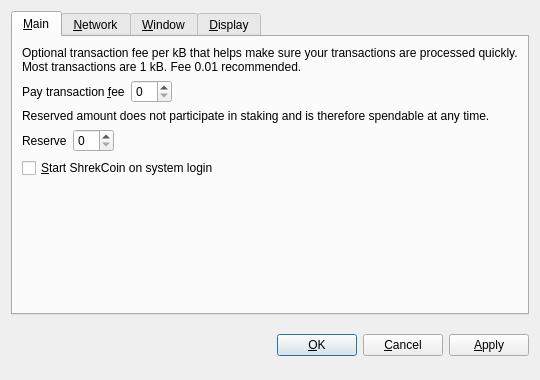
<?xml version="1.0" encoding="UTF-8"?>
<ui version="4.0">
 <class>OptionsDialog</class>
 <widget class="QDialog" name="OptionsDialog">
  <property name="geometry">
   <rect>
    <x>0</x>
    <y>0</y>
    <width>540</width>
    <height>380</height>
   </rect>
  </property>
  <property name="windowTitle">
   <string>Options</string>
  </property>
  <property name="modal">
   <bool>true</bool>
  </property>
  <layout class="QVBoxLayout" name="verticalLayout">
   <item>
    <widget class="QTabWidget" name="tabWidget">
     <property name="tabPosition">
      <enum>QTabWidget::North</enum>
     </property>
     <property name="currentIndex">
      <number>0</number>
     </property>
     <widget class="QWidget" name="tabMain">
      <attribute name="title">
       <string>&amp;Main</string>
      </attribute>
      <layout class="QVBoxLayout" name="verticalLayout_Main">
       <item>
        <widget class="QLabel" name="transactionFeeInfoLabel">
         <property name="text">
          <string>Optional transaction fee per kB that helps make sure your transactions are processed quickly. Most transactions are 1 kB. Fee 0.01 recommended.</string>
         </property>
         <property name="textFormat">
          <enum>Qt::PlainText</enum>
         </property>
         <property name="wordWrap">
          <bool>true</bool>
         </property>
        </widget>
       </item>
       <item>
        <layout class="QHBoxLayout" name="horizontalLayoutFee">
         <item>
          <widget class="QLabel" name="transactionFeeLabel">
           <property name="text">
            <string>Pay transaction &amp;fee</string>
           </property>
           <property name="textFormat">
            <enum>Qt::PlainText</enum>
           </property>
           <property name="buddy">
            <cstring>transactionFee</cstring>
           </property>
          </widget>
         </item>
         <item>
          <widget class="BitcoinAmountField" name="transactionFee"/>
         </item>
         <item>
          <spacer name="horizontalSpacerFee">
           <property name="orientation">
            <enum>Qt::Horizontal</enum>
           </property>
           <property name="sizeHint" stdset="0">
            <size>
             <width>40</width>
             <height>20</height>
            </size>
           </property>
          </spacer>
         </item>
        </layout>
       </item>
       <item>
        <widget class="QLabel" name="reserveBalanceInfoLabel">
         <property name="text">
          <string>Reserved amount does not participate in staking and is therefore spendable at any time.</string>
         </property>
         <property name="textFormat">
          <enum>Qt::PlainText</enum>
         </property>
         <property name="wordWrap">
          <bool>true</bool>
         </property>
        </widget>
       </item>
       <item>
        <layout class="QHBoxLayout" name="horizontalLayoutReserveBalance">
         <item>
          <widget class="QLabel" name="reserveBalanceLabel">
           <property name="text">
            <string>Reserve</string>
           </property>
           <property name="textFormat">
            <enum>Qt::PlainText</enum>
           </property>
           <property name="buddy">
            <cstring>reserveBalance</cstring>
           </property>
          </widget>
         </item>
         <item>
          <widget class="BitcoinAmountField" name="reserveBalance"/>
         </item>
         <item>
          <spacer name="horizontalSpacerReserveBalance">
           <property name="orientation">
            <enum>Qt::Horizontal</enum>
           </property>
           <property name="sizeHint" stdset="0">
            <size>
             <width>40</width>
             <height>20</height>
            </size>
           </property>
          </spacer>
         </item>
        </layout>
       </item>
       <item>
        <widget class="QCheckBox" name="bitcoinAtStartup">
         <property name="toolTip">
          <string>Automatically start ShrekCoin after logging in to the system.</string>
         </property>
         <property name="text">
          <string>&amp;Start ShrekCoin on system login</string>
         </property>
        </widget>
       </item>
       <item>
        <spacer name="verticalSpacer_Main">
         <property name="orientation">
          <enum>Qt::Vertical</enum>
         </property>
         <property name="sizeHint" stdset="0">
          <size>
           <width>20</width>
           <height>40</height>
          </size>
         </property>
        </spacer>
       </item>
      </layout>
     </widget>
     <widget class="QWidget" name="tabNetwork">
      <attribute name="title">
       <string>&amp;Network</string>
      </attribute>
      <layout class="QVBoxLayout" name="verticalLayout_Network">
       <item>
        <widget class="QCheckBox" name="mapPortUpnp">
         <property name="toolTip">
          <string>Automatically open the ShrekCoin client port on the router. This only works when your router supports UPnP and it is enabled.</string>
         </property>
         <property name="text">
          <string>Map port using &amp;UPnP</string>
         </property>
        </widget>
       </item>
       <item>
        <widget class="QCheckBox" name="connectSocks">
         <property name="toolTip">
          <string>Connect to the ShrekCoin network through a SOCKS proxy (e.g. when connecting through Tor).</string>
         </property>
         <property name="text">
          <string>&amp;Connect through SOCKS proxy:</string>
         </property>
        </widget>
       </item>
       <item>
        <layout class="QHBoxLayout" name="horizontalLayout_Network">
         <item>
          <widget class="QLabel" name="proxyIpLabel">
           <property name="text">
            <string>Proxy &amp;IP:</string>
           </property>
           <property name="textFormat">
            <enum>Qt::PlainText</enum>
           </property>
           <property name="buddy">
            <cstring>proxyIp</cstring>
           </property>
          </widget>
         </item>
         <item>
          <widget class="QValidatedLineEdit" name="proxyIp">
           <property name="maximumSize">
            <size>
             <width>140</width>
             <height>16777215</height>
            </size>
           </property>
           <property name="toolTip">
            <string>IP address of the proxy (e.g. 127.0.0.1)</string>
           </property>
          </widget>
         </item>
         <item>
          <widget class="QLabel" name="proxyPortLabel">
           <property name="text">
            <string>&amp;Port:</string>
           </property>
           <property name="textFormat">
            <enum>Qt::PlainText</enum>
           </property>
           <property name="buddy">
            <cstring>proxyPort</cstring>
           </property>
          </widget>
         </item>
         <item>
          <widget class="QLineEdit" name="proxyPort">
           <property name="maximumSize">
            <size>
             <width>55</width>
             <height>16777215</height>
            </size>
           </property>
           <property name="toolTip">
            <string>Port of the proxy (e.g. 9050)</string>
           </property>
          </widget>
         </item>
         <item>
          <widget class="QLabel" name="socksVersionLabel">
           <property name="text">
            <string>SOCKS &amp;Version:</string>
           </property>
           <property name="textFormat">
            <enum>Qt::PlainText</enum>
           </property>
           <property name="buddy">
            <cstring>socksVersion</cstring>
           </property>
          </widget>
         </item>
         <item>
          <widget class="QValueComboBox" name="socksVersion">
           <property name="toolTip">
            <string>SOCKS version of the proxy (e.g. 5)</string>
           </property>
          </widget>
         </item>
         <item>
          <spacer name="horizontalSpacer_Network">
           <property name="orientation">
            <enum>Qt::Horizontal</enum>
           </property>
           <property name="sizeHint" stdset="0">
            <size>
             <width>40</width>
             <height>20</height>
            </size>
           </property>
          </spacer>
         </item>
        </layout>
       </item>
       <item>
        <spacer name="verticalSpacer_Network">
         <property name="orientation">
          <enum>Qt::Vertical</enum>
         </property>
         <property name="sizeHint" stdset="0">
          <size>
           <width>20</width>
           <height>40</height>
          </size>
         </property>
        </spacer>
       </item>
      </layout>
     </widget>
     <widget class="QWidget" name="tabWindow">
      <attribute name="title">
       <string>&amp;Window</string>
      </attribute>
      <layout class="QVBoxLayout" name="verticalLayout_Window">
       <item>
        <widget class="QCheckBox" name="minimizeToTray">
         <property name="toolTip">
          <string>Show only a tray icon after minimizing the window.</string>
         </property>
         <property name="text">
          <string>&amp;Minimize to the tray instead of the taskbar</string>
         </property>
        </widget>
       </item>
       <item>
        <widget class="QCheckBox" name="minimizeOnClose">
         <property name="toolTip">
          <string>Minimize instead of exit the application when the window is closed. When this option is enabled, the application will be closed only after selecting Quit in the menu.</string>
         </property>
         <property name="text">
          <string>M&amp;inimize on close</string>
         </property>
        </widget>
       </item>
       <item>
        <spacer name="verticalSpacer_Window">
         <property name="orientation">
          <enum>Qt::Vertical</enum>
         </property>
         <property name="sizeHint" stdset="0">
          <size>
           <width>20</width>
           <height>40</height>
          </size>
         </property>
        </spacer>
       </item>
      </layout>
     </widget>
     <widget class="QWidget" name="tabDisplay">
      <attribute name="title">
       <string>&amp;Display</string>
      </attribute>
      <layout class="QVBoxLayout" name="verticalLayout_Display">
       <item>
        <layout class="QHBoxLayout" name="horizontalLayout_1_Display">
         <item>
          <widget class="QLabel" name="langLabel">
           <property name="text">
            <string>User Interface &amp;language:</string>
           </property>
           <property name="textFormat">
            <enum>Qt::PlainText</enum>
           </property>
           <property name="buddy">
            <cstring>lang</cstring>
           </property>
          </widget>
         </item>
         <item>
          <widget class="QValueComboBox" name="lang">
           <property name="toolTip">
            <string>The user interface language can be set here. This setting will take effect after restarting ShrekCoin.</string>
           </property>
          </widget>
         </item>
        </layout>
       </item>
       <item>
        <layout class="QHBoxLayout" name="horizontalLayout_2_Display">
         <item>
          <widget class="QLabel" name="unitLabel">
           <property name="text">
            <string>&amp;Unit to show amounts in:</string>
           </property>
           <property name="textFormat">
            <enum>Qt::PlainText</enum>
           </property>
           <property name="buddy">
            <cstring>unit</cstring>
           </property>
          </widget>
         </item>
         <item>
          <widget class="QValueComboBox" name="unit">
           <property name="toolTip">
            <string>Choose the default subdivision unit to show in the interface and when sending coins.</string>
           </property>
          </widget>
         </item>
        </layout>
       </item>
       <item>
        <widget class="QCheckBox" name="displayAddresses">
         <property name="toolTip">
          <string>Whether to show ShrekCoin addresses in the transaction list or not.</string>
         </property>
         <property name="text">
          <string>&amp;Display addresses in transaction list</string>
         </property>
        </widget>
       </item>
       <item>
        <widget class="QCheckBox" name="coinControlFeatures">
         <property name="toolTip">
          <string>Whether to show coin control features or not.</string>
         </property>
         <property name="text">
          <string>Display coin &amp;control features (experts only!)</string>
         </property>
        </widget>
       </item>
       <item>
        <spacer name="verticalSpacer_Display">
         <property name="orientation">
          <enum>Qt::Vertical</enum>
         </property>
         <property name="sizeHint" stdset="0">
          <size>
           <width>20</width>
           <height>40</height>
          </size>
         </property>
        </spacer>
       </item>
      </layout>
     </widget>
    </widget>
   </item>
   <item>
    <layout class="QHBoxLayout" name="horizontalLayout_Buttons">
     <item>
      <spacer name="horizontalSpacer_1">
       <property name="orientation">
        <enum>Qt::Horizontal</enum>
       </property>
       <property name="sizeHint" stdset="0">
        <size>
         <width>40</width>
         <height>48</height>
        </size>
       </property>
      </spacer>
     </item>
     <item>
      <widget class="QLabel" name="statusLabel">
       <property name="font">
        <font>
         <weight>75</weight>
         <bold>true</bold>
        </font>
       </property>
       <property name="text">
        <string/>
       </property>
       <property name="textFormat">
        <enum>Qt::PlainText</enum>
       </property>
       <property name="wordWrap">
        <bool>true</bool>
       </property>
      </widget>
     </item>
     <item>
      <spacer name="horizontalSpacer_2">
       <property name="orientation">
        <enum>Qt::Horizontal</enum>
       </property>
       <property name="sizeHint" stdset="0">
        <size>
         <width>40</width>
         <height>48</height>
        </size>
       </property>
      </spacer>
     </item>
     <item>
      <widget class="QPushButton" name="okButton">
       <property name="text">
        <string>&amp;OK</string>
       </property>
      </widget>
     </item>
     <item>
      <widget class="QPushButton" name="cancelButton">
       <property name="text">
        <string>&amp;Cancel</string>
       </property>
       <property name="autoDefault">
        <bool>false</bool>
       </property>
      </widget>
     </item>
     <item>
      <widget class="QPushButton" name="applyButton">
       <property name="text">
        <string>&amp;Apply</string>
       </property>
       <property name="autoDefault">
        <bool>false</bool>
       </property>
      </widget>
     </item>
    </layout>
   </item>
  </layout>
 </widget>
 <customwidgets>
  <customwidget>
   <class>BitcoinAmountField</class>
   <extends>QSpinBox</extends>
   <header>bitcoinamountfield.h</header>
  </customwidget>
  <customwidget>
   <class>QValueComboBox</class>
   <extends>QComboBox</extends>
   <header>qvaluecombobox.h</header>
  </customwidget>
  <customwidget>
   <class>QValidatedLineEdit</class>
   <extends>QLineEdit</extends>
   <header>qvalidatedlineedit.h</header>
  </customwidget>
 </customwidgets>
 <resources/>
 <connections/>
</ui>
